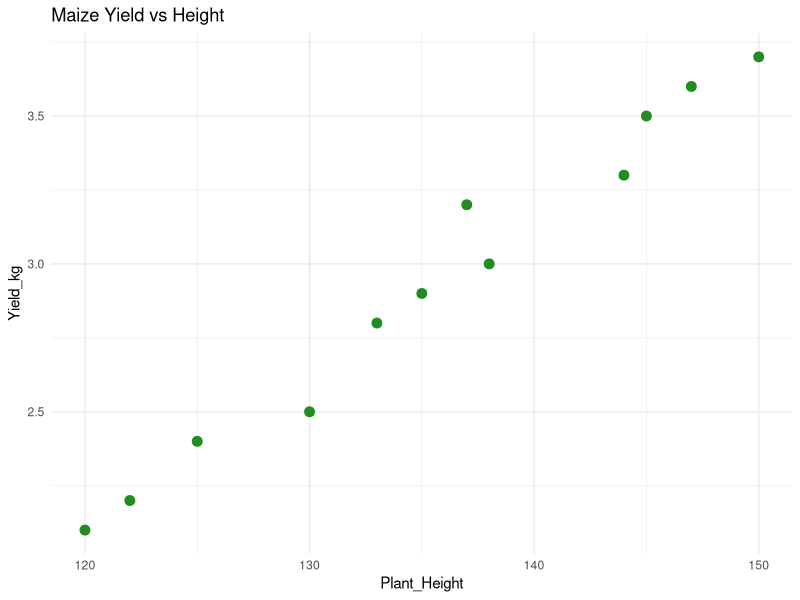
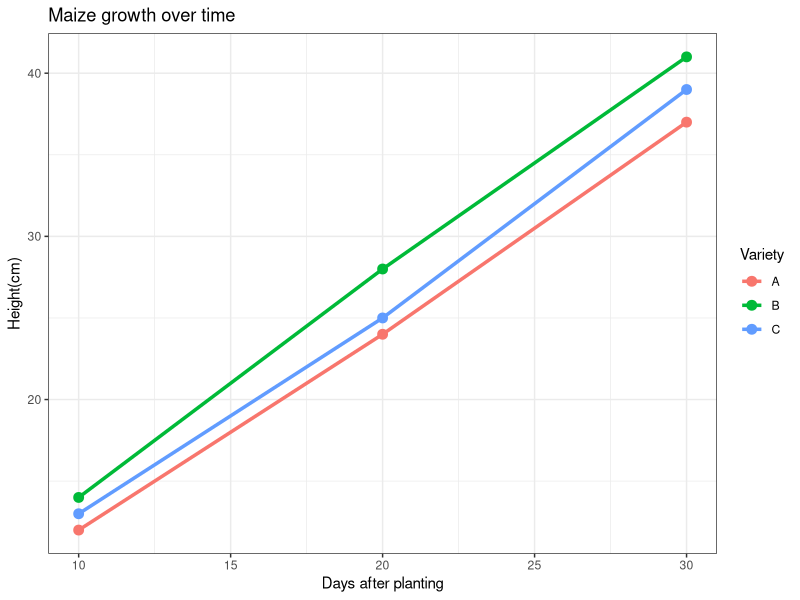
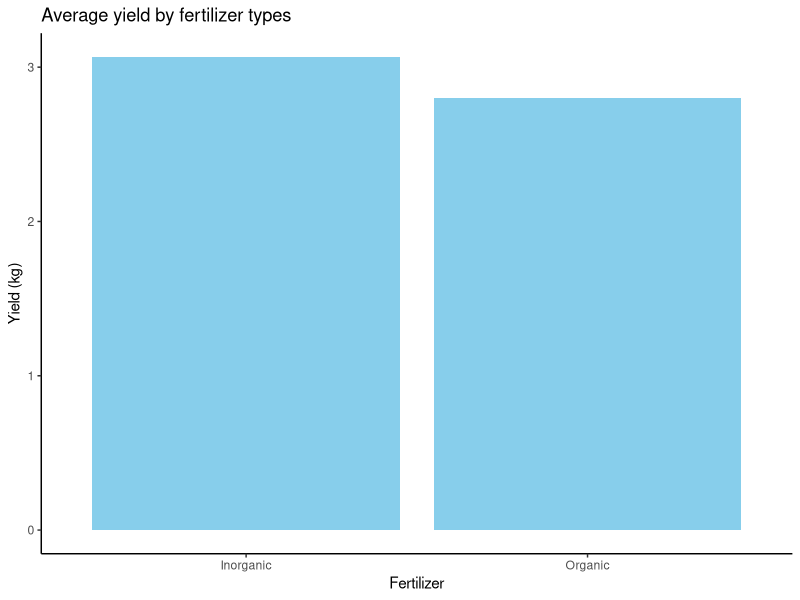
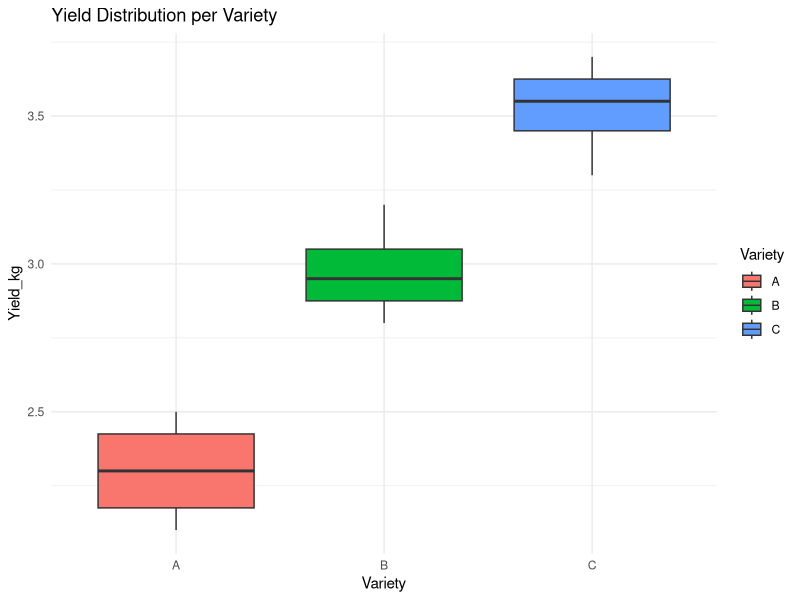
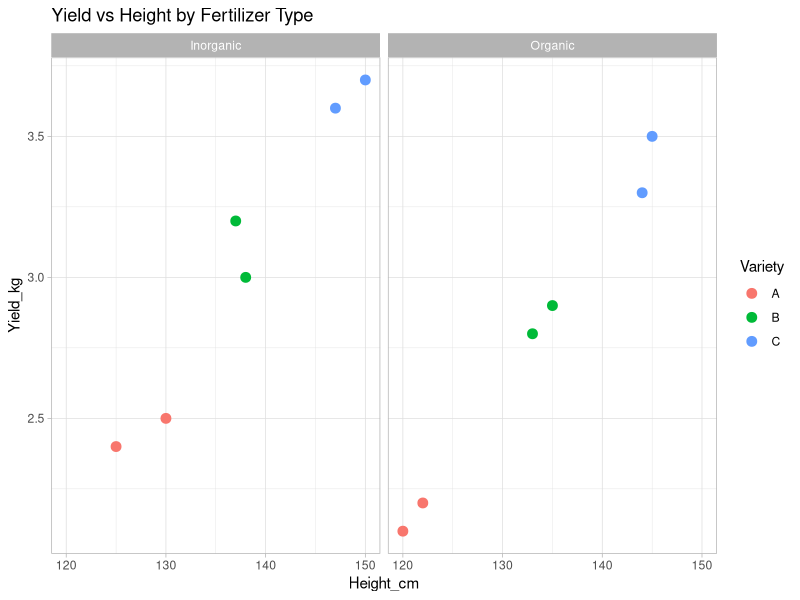
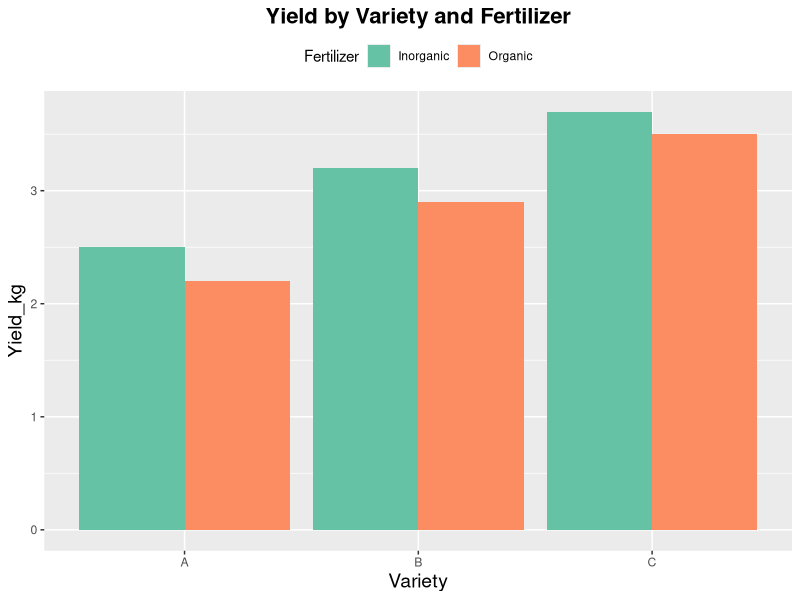
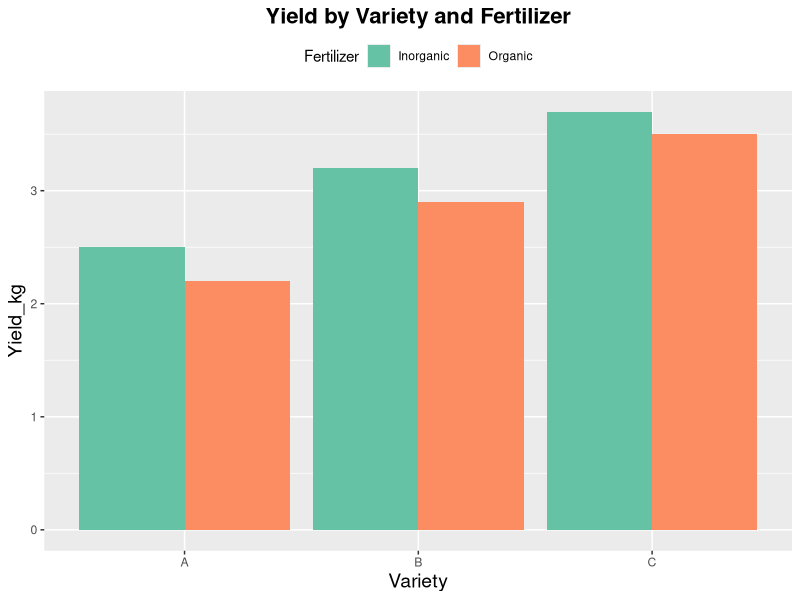

These charts were generated, in order, by the following R code:
### Data visualization in Agriculture with ggplot2 ###
# Need to learn
# Grammar of graphics
# Create visualizations : scatter, bar, boxplots, line, histogram
# Customize plots: titles, schemes, colors, labels
# Facet plots for comparisons (e.g. between treatments/varieties)
# Use plots to visualize agri metrics: growth, yield, pests and rainfall
# Build publication ready plot.spec.coherency(



library(tidyverse)
maize_data <- tibble(
  Plot_ID = 1:12,
  Variety = rep(c('A', 'B', 'C'), each = 4),
  Fertilizer = rep(c('Organic', 'Inorganic'), times = 6),
  Yield_kg = c(2.1, 2.4, 2.2, 2.5, 2.9, 3.0, 2.8, 3.2, 3.5, 3.6, 3.3, 3.7),
  Height_cm = c(120, 125, 122, 130, 135, 138, 133, 137, 145, 147, 144, 150)
)

# scatter plot
ggplot(maize_data, aes(x=Height_cm, y=Yield_kg))+
  geom_point(size = 3, color = 'forestgreen')+
  labs(title = 'Maize Yield vs Height', x = 'Plant_Height', y= 'Yield_kg')+
  theme_minimal()

# Line plot: growth over time
growth_data <- tibble(
  Day = rep(c(10,20,30), times=3),
  Variety = rep(c('A', 'B', 'C'), each = 3),
  Height_cm = c(12, 24, 37, 14, 28, 41, 13, 25, 39)
)

ggplot(growth_data, aes(x = Day, y = Height_cm, color = Variety))+
  geom_line(size = 1.2)+
  geom_point(size = 3)+
  labs(title = 'Maize growth over time', x = 'Days after planting', y = 'Height(cm)')+
  theme_bw()


# Bar plot: Yield by fertilizer type
ggplot(maize_data, aes(x = Fertilizer, y = Yield_kg))+
  geom_bar(stat = 'summary', fun = 'mean', fill = 'skyblue')+
  labs(title = 'Average yield by fertilizer types', y = 'Yield (kg)')+
  theme_classic()


# Boxplot: Distribution of Yield per variety
ggplot(maize_data, aes(x = Variety, y = Yield_kg, fill = Variety))+
  geom_boxplot()+
  labs(title = 'Yield Distribution per Variety')+
  theme_minimal()


# Faceted plot: Yield vs Height by fertilizer
ggplot(maize_data, aes(x = Height_cm, y = Yield_kg))+
  geom_point(aes(color = Variety), size = 3)+
  facet_wrap(~Fertilizer)+
  labs(title = 'Yield vs Height by Fertilizer Type')+
  theme_light()


# Customizing themes and colors
ggplot(maize_data, aes(x = Variety, y = Yield_kg, fill = Fertilizer))+
  geom_col(position = 'dodge')+
  labs(title = 'Yield by Variety and Fertilizer')+
  theme(
    plot.title = element_text(size = 16, face = 'bold', hjust = 0.5),
    axis.title = element_text(size = 14),
    legend.position = 'top'
  )+
  scale_fill_brewer(palette = 'Set2')


# saving the project
ggsave('yield_plot.png', width = 6, height = 4)




# MINI PROJECT
# Create a dataset that includes Rice varieties, Fertilizer organic and inorganic, 
# Days after planting and yield(kg), plant height, number of tillers
# And do:
#   Line plot: height over time
# box plot: yield per variety
# bar plot: average tiller count by fertilizer
# scatter: height vs Yield
